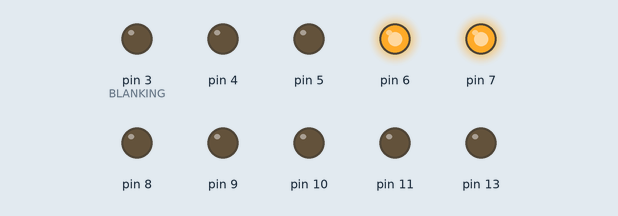
This sketch was run on a simulated Arduino Uno, built with avr-gcc and run on an emulated ATmega328P. On the bench: output pins drawn as LEDs (lit = HIGH).

Above: at 0.15 s.
At 4.99 s:
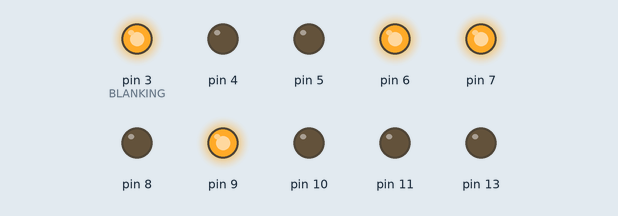
At 10.04 s:
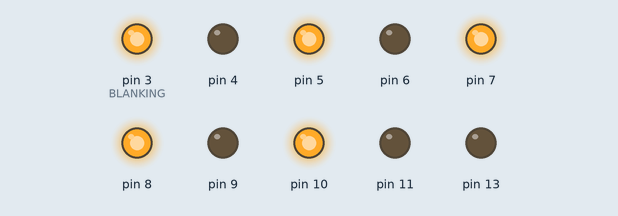
At 20.14 s:
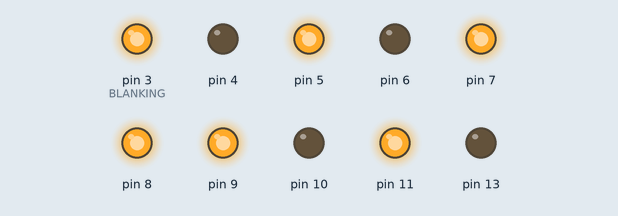
At 29.46 s:
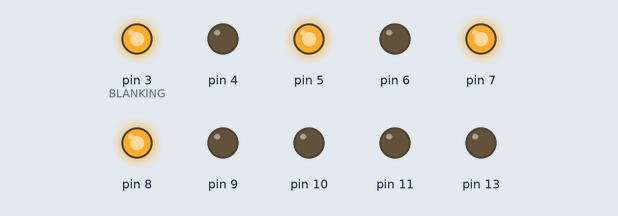
At 39.56 s:
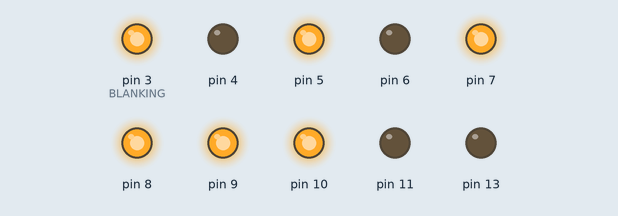
Timing chart, 0 to 40.0 s (numbered marks = the images above):
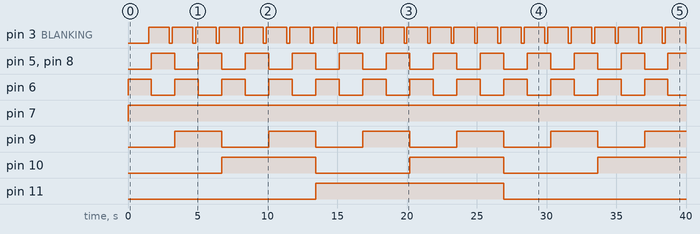

The sketch:

TIL311_Test_Uno.ino
```cpp
/*
  TIL311 / DIS1417 Tester
  Matt Harrison
  http://m-harrison.org
  https://github.com/mattybigback/

  Displays values 0 to F on the display.
  Blanking tested by applying PWM to the blanking pin.

  Written on Arduino Uno.
  Arduino IDE version 1.8.19

  Connections between Arduino and TIL311:

  Arduino Pin       TIL311 Pin
  8   / PB0         DATA A - 3
  9   / PB1         DATA B - 2
  10  / PB2         DATA C - 13
  11  / PB3         DATA D - 12
  5   / PD5         LEFT DEC. PT - 4 (via 680r resistor)
  6   / PD6         RIGHT DEC. PT - 10 (via 680r resistor)
  7   / PD7         STROBE - 5
  3                 BLANKING - 8

  TIL311 connections:
  Pin 1 to +5v                    (LED Power Supply)
  Pin 7 to GND                    (Common Ground)
  Pin 14 to +5v                   (Logic Power Supply)
*/

#define DATA_PINS     0b00001111 // Pins 8-11
#define L_DP          0b00100000 // Pin 5
#define R_DP          0b01000000 // Pin 6
#define STROBE        0b10000000 // Pin 7
#define BLANKING      3

void setup() {
  PORTB &= ~DATA_PINS;        // Set all data pins to 0
  PORTD &= ~STROBE;           // Set STROBE high
  PORTD |= L_DP;              // Set left dec. point high
  PORTD &= ~R_DP;             // Set right dec. point low
  analogWrite(BLANKING, 255); // Blank display (active low)
  DDRB |= 0b00101111;         // Set PORTB bits 0-3 and 5 as output (bit 5 is Arduino Uno LED)
  DDRD |= 0b11111000;          // Set PORTD bits 3-7 as output
}

void loop() {
  for(byte i=0; i < 16; i++){
    PORTB &= ~DATA_PINS;              // Clear data pins
    PORTB |= i;                   // Set data pins to value of digit variable
    PORTD ^= L_DP;                    // Toggle left dec. point
    PORTD ^= R_DP;                    // Toggle right dec. point
    PORTD &= ~STROBE;                 // Set strobe low
    PORTD |= STROBE;                  // Set strobe high

    // Fade display using PWM.
    byte dutyCycle = 255;
    do {
      analogWrite(BLANKING, dutyCycle);
      delay(5);
      dutyCycle--;
    } while (dutyCycle != 255);

    delay(200);                       // Hold display at full brightness for 200 ms
    analogWrite(BLANKING, 255);       // Blank display
    delay(200);                       // Keep display off for 200 ms
  }
}
```

Measured:
- by itself, pin 3 (BLANKING): alternates HIGH for 1.5 s and LOW for 0.21 s
- by itself, pin 5, pin 6, pin 8: alternates HIGH for 1.7 s and LOW for 1.7 s
- by itself, pin 7: LOW → HIGH at 0.00 s
- by itself, pin 9: alternates HIGH for 3.4 s and LOW for 3.4 s
- by itself, pin 10: alternates HIGH for 6.7 s and LOW for 6.7 s
- by itself, pin 11: LOW → HIGH at 13.5 s, → LOW 13.5 s later
